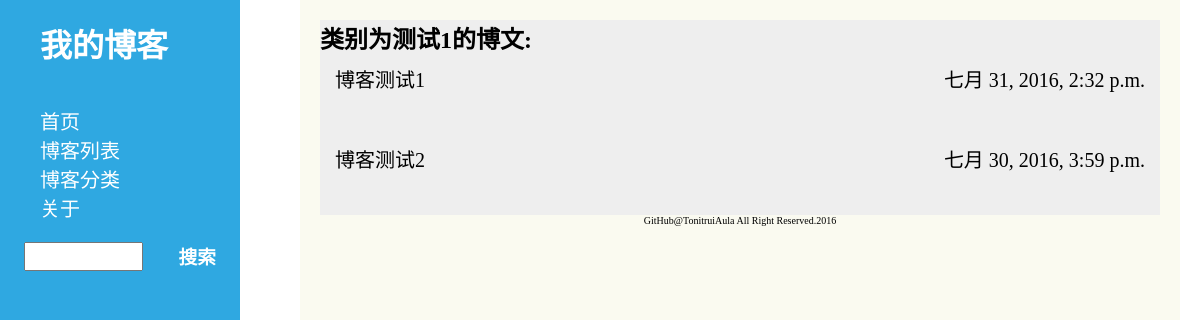
The app's page /blog/cat=1 with its own data.
### blog/models.py (models this page shows, shortened)
@python_2_unicode_compatible
class Category(models.Model):
	name = models.CharField(u'名称', max_length = 20)

@python_2_unicode_compatible
class Article(models.Model):
	title = models.CharField(u'标题',max_length = 150)
	body = RichTextField(u'正文')
	date = models.DateTimeField(u'发布时间')
	category = models.ForeignKey(Category, verbose_name=u'分类')
	tags = models.ManyToManyField(Tag, verbose_name = u'标签',blank=True)

### blog/views.py (the view)
# urls.py: url(r'^cat=(?P<category_id>[0-9]+)',views.category,name = 'category'),
def category(request,category_id):
	cur_cat = Category.objects.get(pk = category_id)
	articles = Article.objects.filter(category = cur_cat)
	paginator = Paginator(articles,limit)
	page = request.GET.get('page')
	try:
		articles = paginator.page(page)
	except PageNotAnInteger:
		articles = paginator.page(1)
	except EmptyPage:
		articles = paginator.page(paginator.num_pages)
	return render(request, 'blogs/category.html', {'articles': articles,'cat' : cur_cat})

### blog/templates/blogs/category.html (shortened to what this page needs)
<!DOCTYPE html>
<html>
<head>
	<mata content="text/html" charset="utf-8">
	<link rel="stylesheet" type="text/css" href="../../static/css/style.css"/>
</head>
<body>
	<div id="head">
		<h1>我的博客</h1>
		<ul>
			<li><a href="/">首页</a></li>
			<li><a href="/blog/allblogs">博客列表</a></li>
			<li><a href="/blog/cat">博客分类</a></li>
			<li><a href="/blog/about">关于</a></li>
		</ul>
		<div id="searcharea">
		    <form method="get" action=".">
		    	<input type="text" id="content"></input>
		    	<h3 id="search" onclick="submit()">搜索</h3>
		    </form>
		</div>
	</div>
	<div id="wrap">
		{% if articles %}
		<ul class="list">
		<h2>类别为{{cat.name}}的博文:</h2>
			{% for a in articles %}
			<li>
				<a href="/blog/{{a.id}}">{{a.title}}</a>
				<span>{{a.date}}</span>
			</li>
			{% endfor%}
		</ul>
		{% else %}
		<h2>该类别没有文章</h2>
		{% endif %}
		<footer><a href="https://github.com/TonitruiAula">GitHub@TonitruiAula</a> All Right Reserved.2016</footer>
	</div>
</body>
</html>

### blog/static/css/style.css (style rules this page uses)
* { margin: 0; padding: 0; }
body { position: relative; width: 100%; min-width: 800px; margin: 0 auto; font-family: "微软雅黑","黑体",serif; }
ul { list-style-type: none; }
div#head { position: fixed; left: 0px; width: 20%; min-width: 200px; height: 100%; background-color: #2fa8e1; z-index: 2; }
#head h1 { text-align: left; text-indent: 20px; padding: 20px; color: white; font-family: "微软雅黑","黑体",serif; }
#head ul { padding: 20px 40px; }
#head ul li { color: white; font-size: 20px; font-family: "微软雅黑","黑体",serif; }
a { text-decoration: none; }
#head a,#head a:visited { color:white; }
#wrap { margin: 0px 5% 0px 25%; padding: 20px; background-color: #fafaf0; width:70%; z-index: 1; min-height: 800px; }
ul.list { width:100%; background-color: #eee; text-decoration: none; }
ul.list li { height: 50px; font-size: 20px; line-height: 20px; position: relative; padding: 15px; }
ul.list span { position: absolute; right: 15px; }
footer { text-align: center; font-size: 10px; }
#wrap a,#wrap a:visited { color:black; }
div#searcharea { color: white; margin: 0 auto; position: relative; width: 80%; height: 30px; }
div#searcharea #content { width: 60%; height: 25px; font-size: 20px; }
div#searcharea #search { float: right; }

### records on screen
Category: name "测试1"
Article: title "博客测试1", date "七月 31, 2016, 2:32 p.m."
Article: title "博客测试2", date "七月 30, 2016, 3:59 p.m."
